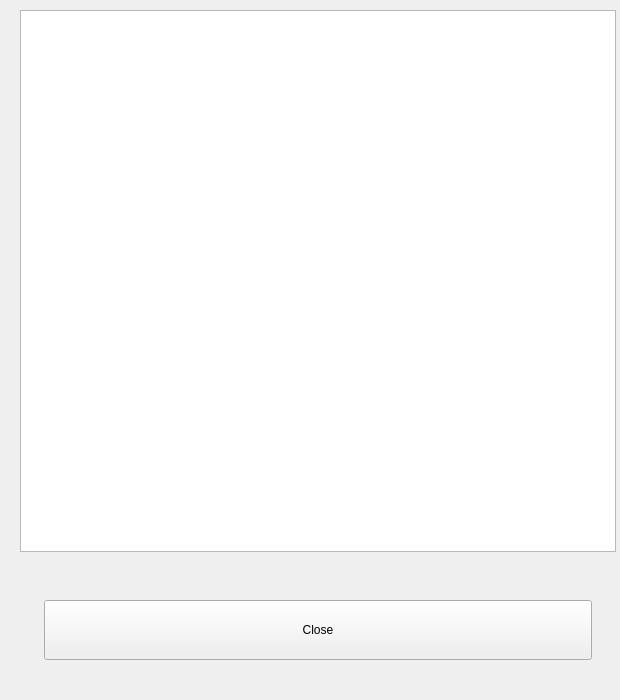
<?xml version="1.0" encoding="UTF-8"?>
<ui version="4.0">
 <class>UserlicenseAgreement</class>
 <widget class="QWidget" name="UserlicenseAgreement">
  <property name="geometry">
   <rect>
    <x>0</x>
    <y>0</y>
    <width>620</width>
    <height>700</height>
   </rect>
  </property>
  <property name="sizePolicy">
   <sizepolicy hsizetype="Preferred" vsizetype="Preferred">
    <horstretch>0</horstretch>
    <verstretch>0</verstretch>
   </sizepolicy>
  </property>
  <property name="minimumSize">
   <size>
    <width>620</width>
    <height>700</height>
   </size>
  </property>
  <property name="maximumSize">
   <size>
    <width>16777215</width>
    <height>16777215</height>
   </size>
  </property>
  <property name="windowTitle">
   <string>Form</string>
  </property>
  <layout class="QVBoxLayout" name="verticalLayout">
   <property name="spacing">
    <number>48</number>
   </property>
   <property name="leftMargin">
    <number>20</number>
   </property>
   <property name="topMargin">
    <number>10</number>
   </property>
   <property name="rightMargin">
    <number>4</number>
   </property>
   <property name="bottomMargin">
    <number>40</number>
   </property>
   <item>
    <widget class="QTextBrowser" name="text_eula">
     <property name="sizePolicy">
      <sizepolicy hsizetype="Preferred" vsizetype="Preferred">
       <horstretch>0</horstretch>
       <verstretch>0</verstretch>
      </sizepolicy>
     </property>
     <property name="minimumSize">
      <size>
       <width>0</width>
       <height>0</height>
      </size>
     </property>
     <property name="font">
      <font>
       <family>Noto Sans CJK SC</family>
      </font>
     </property>
     <property name="lineWrapMode">
      <enum>QTextEdit::WidgetWidth</enum>
     </property>
     <property name="html">
      <string>&lt;!DOCTYPE HTML PUBLIC &quot;-//W3C//DTD HTML 4.0//EN&quot; &quot;http://www.w3.org/TR/REC-html40/strict.dtd&quot;&gt;
&lt;html&gt;&lt;head&gt;&lt;meta name=&quot;qrichtext&quot; content=&quot;1&quot; /&gt;&lt;style type=&quot;text/css&quot;&gt;
p, li { white-space: pre-wrap; }
&lt;/style&gt;&lt;/head&gt;&lt;body style=&quot; font-family:'Noto Sans CJK SC'; font-size:9pt; font-weight:400; font-style:normal;&quot;&gt;
&lt;p style=&quot;-qt-paragraph-type:empty; margin-top:0px; margin-bottom:0px; margin-left:0px; margin-right:0px; -qt-block-indent:0; text-indent:0px;&quot;&gt;&lt;br /&gt;&lt;/p&gt;&lt;/body&gt;&lt;/html&gt;</string>
     </property>
    </widget>
   </item>
   <item>
    <layout class="QHBoxLayout" name="horizontalLayout">
     <property name="spacing">
      <number>0</number>
     </property>
     <property name="leftMargin">
      <number>24</number>
     </property>
     <property name="rightMargin">
      <number>24</number>
     </property>
     <item>
      <widget class="QPushButton" name="btn_eula_close">
       <property name="sizePolicy">
        <sizepolicy hsizetype="Minimum" vsizetype="Minimum">
         <horstretch>0</horstretch>
         <verstretch>0</verstretch>
        </sizepolicy>
       </property>
       <property name="minimumSize">
        <size>
         <width>0</width>
         <height>0</height>
        </size>
       </property>
       <property name="maximumSize">
        <size>
         <width>572</width>
         <height>60</height>
        </size>
       </property>
       <property name="text">
        <string>Close</string>
       </property>
      </widget>
     </item>
    </layout>
   </item>
  </layout>
 </widget>
 <resources/>
 <connections/>
</ui>
